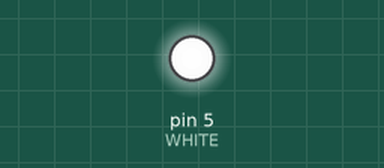
The sketch below on a simulated Arduino Uno, built with avr-gcc and run on an emulated ATmega328P. Shown: output pins drawn as LEDs (lit = HIGH).

Above: at 0.05 s.
At 2.25 s:
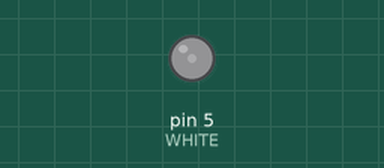
At 3.35 s:
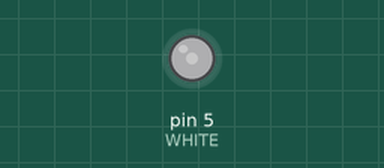
At 4.5 s:
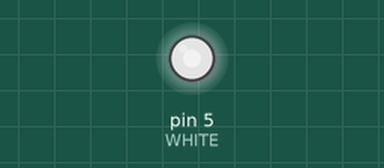
Timing chart, 0 to 6.6 s (numbered marks = the images above):
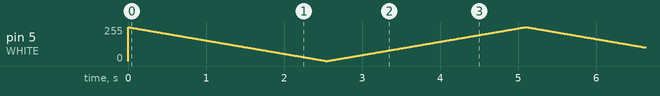

The sketch:

RGB_LED.ino
```cpp
//www.elegoo.com
//2016.12.8

// define pins
#define WHITE 5

void setup()
{
  pinMode(WHITE, OUTPUT);
  digitalWrite(WHITE, HIGH);
}

// define variables
int intensity;

// main loop
void loop()
{
#define delayTime 10 // fading time between colors

  intensity = 255; // choose a value between 1 and 255 to change the color.

  // this is unnecessary as we've either turned on RED in SETUP
  // or in the previous loop ... regardless, this turns RED off
  // analogWrite(RED, 0);
  // delay(1000);

  for (int i = 0; i < 255; i += 1) // fades out red bring green full when i=255
  {
    intensity -= 1;
    // The following was reversed, counting in the wrong directions
    // analogWrite(RED, 255 - redValue);
    // analogWrite(GREEN, 255 - greenValue);
    analogWrite(WHITE, intensity);
    delay(delayTime);
  }

  for (int i = 0; i < 255; i += 1) // fades out green bring blue full when i=255
  {
    intensity += 1;
    // The following was reversed, counting in the wrong directions
    // analogWrite(GREEN, 255 - greenValue);
    // analogWrite(BLUE, 255 - blueValue);
    analogWrite(WHITE, intensity);
    delay(delayTime);
  }
}
```
